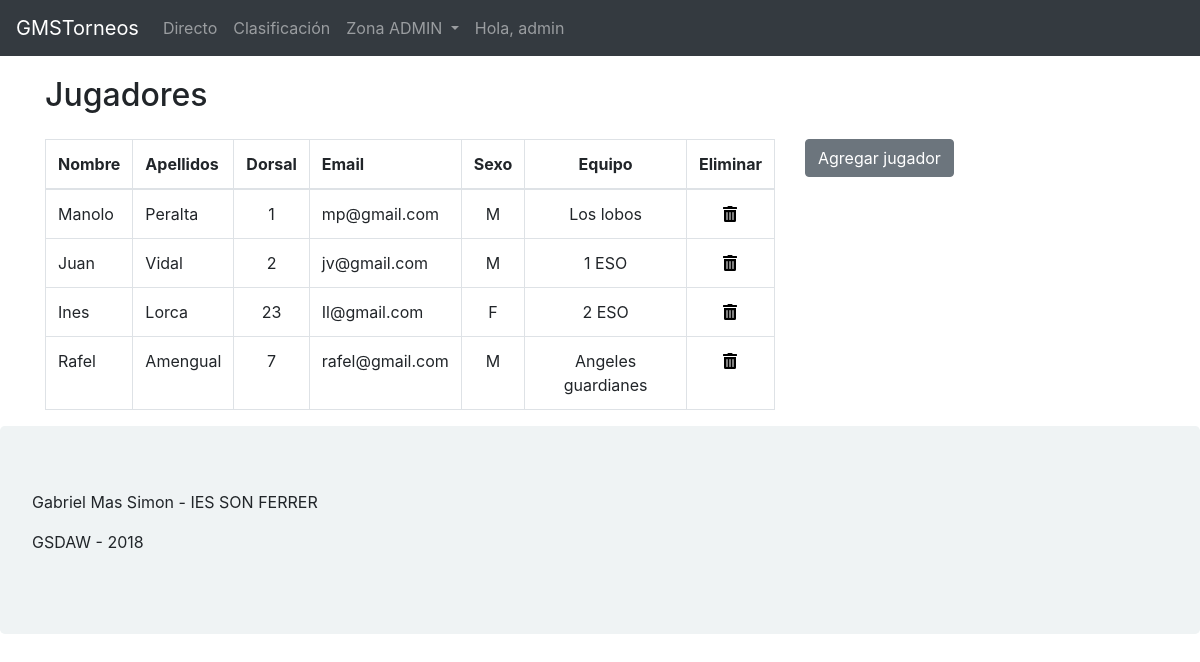
The app's page /index.php?controller=jugadores&action=view (signed in), older data.
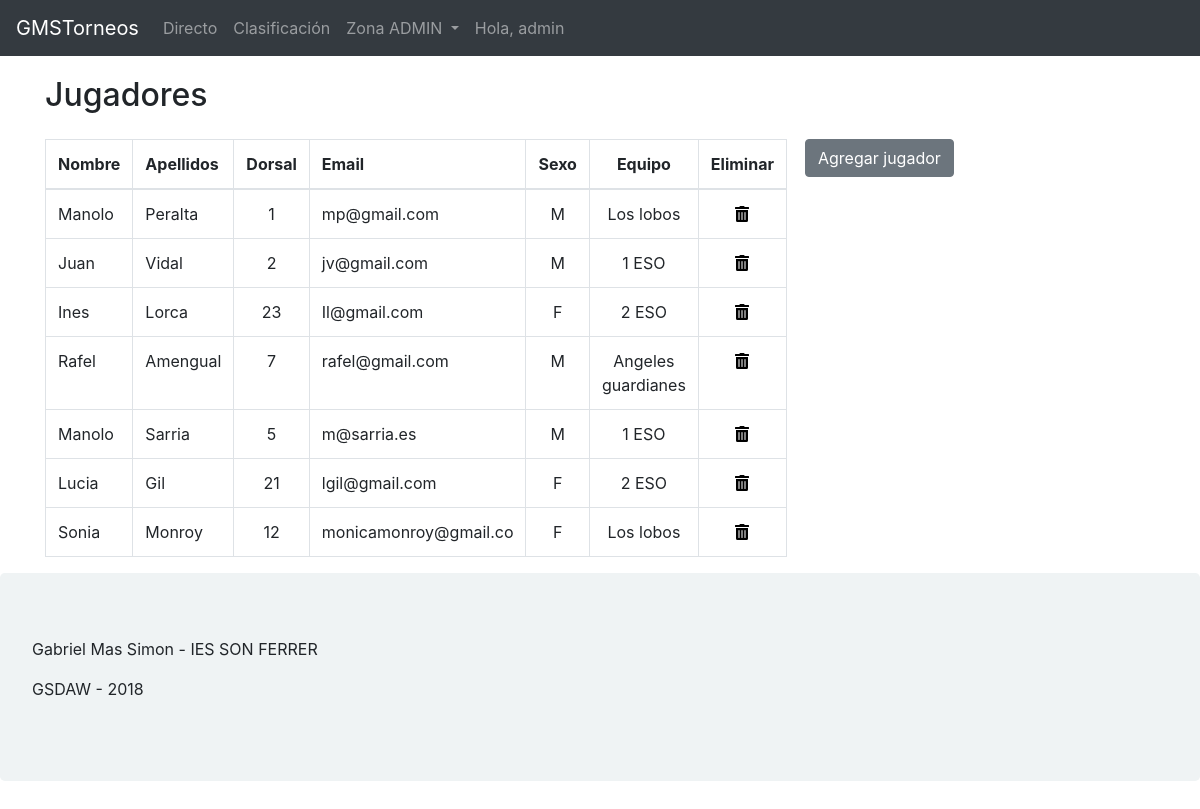
The same page, newer data.
### tables this page shows
CREATE TABLE `jugadores` (
  `id_jugador` int(10) NOT NULL,
  `nombre` varchar(20) NOT NULL,
  `apellidos` varchar(40) DEFAULT NULL,
  `email` varchar(40) DEFAULT NULL,
  `sexo` varchar(20) DEFAULT NULL,
  `dorsal` int(3) DEFAULT NULL,
  `id_equipo` int(10) DEFAULT NULL
);

CREATE TABLE `equipos` (
  `id_equipo` int(10) NOT NULL,
  `nombre` varchar(20) NOT NULL,
  `puntos` int(10) DEFAULT '0',
  `id_partido` int(10) DEFAULT NULL
);

### controllers/jugadores_controller.php (called while the page is built, shortened)
<?php
require_once("models/jugadores_model.php");
class jugadores_controller {
function view() {
  $jugador=new jugadores_model();
  $datos=$jugador->get_jugadores();
  require_once("views/jugadores_view.phtml");
}
}
?>

### db/db.php (called while the page is built)
<?php
class Conectar{
    public static function conexion(){
        $conexion=new mysqli("localhost", "user", "user", "torneosgms");
        $conexion->query("SET NAMES 'utf8'");
        return $conexion;
    }
}
?>

### models/jugadores_model.php (called while the page is built, shortened)
<?php
class jugadores_model{
private $db;
private $jugadores;
public function __construct(){
    $this->db=Conectar::conexion();
    $this->jugadores=array();
}
public function get_jugadores(){
    $consulta=$this->db->query("SELECT *,equipos.nombre as nombreequipo, jugadores.nombre as nombrejugador FROM jugadores JOIN equipos ON jugadores.id_equipo = equipos.id_equipo;");
    while($filas=$consulta->fetch_assoc()){
        $this->jugadores[]=$filas;
    }
    return $this->jugadores;
}
}
?>

### views/jugadores_view.phtml (the view, shortened to what this page needs)
<!DOCTYPE html>
<html lang="en">
<head>
</head>
<body>
  <?php include 'menu_view.phtml';?>
  <div class="container">
    <h2>Jugadores</h2>
    <div class="row">
      <div class="col-12 col-md-8 table-responsive">
        <table class="table table-bordered">
          <thead>
            <tr>
              <th>Nombre</th>
              <th>Apellidos</th>
              <th class='textoCentrado'>Dorsal</th>
              <th>Email</th>
              <th class='textoCentrado'>Sexo</th>
              <th class='textoCentrado'>Equipo</th>
              <th class='textoCentrado'>Eliminar</th>
            </tr>
          </thead>
          <tbody>
            <?php
                foreach ($datos as $dato) {
                     echo "
                     <tr>
                     <td>{$dato['nombrejugador']}
                     </td>
                     <td>
                     {$dato['apellidos']}
                     </td>
                     <td class='textoCentrado'>
                     {$dato['dorsal']}
                     </td>
                     <td>
                     {$dato['email']}
                     </td>
                     <td class='textoCentrado'>
                     {$dato['sexo']}
                     </td>
                     <td class='textoCentrado'>
                     {$dato['nombreequipo']}
                     </td>
                     <td class='textoCentrado'>
                     <a href=\"index.php?controller=jugadores&action=delete&id={$dato['id_jugador']}\"><i class='fas fa-trash-alt'></i></a>
                     </td>
                   </tr>";
                    }
            ?>
          </tbody>
        </table>
      </div>
      <div class="col-12 col-md-4">
        <button type="button" class="btn btn-secondary mb-3" data-toggle="modal" data-target="#myModal">
          Agregar jugador
        </button>
      </div>
    </div>
  </div>
  <footer>
    <?php include 'footer_view.html';?> </footer>
</body>
</html>

### index.php (shortened to what this page needs)
<?php
require_once("db/db.php");
require_once("controllers/jugadores_controller.php");
if (isset($_GET['controller']) && isset($_GET['action']) ) {
    if ($_GET['controller'] == "jugadores") {
      if ($_GET['action'] == "view") {
        $controller = new jugadores_controller();
        $controller->view();
      }
    }
} else {
    $controller = new torneos_controller();
    $controller->view();
}
?>

### views/menu_view.phtml (shortened to what this page needs)
<nav class="navbar navbar-expand-md bg-dark navbar-dark">
  <a class="navbar-brand" href="index.php">GMSTorneos</a>
  <div class="collapse navbar-collapse" id="collapsibleNavbar">
    <ul class="navbar-nav">
      <li class="nav-item">
        <a class="nav-link" href="index.php?controller=comentarios&action=view">Directo</a>
      </li>
      <li class="nav-item">
        <a class="nav-link" href="index.php?controller=equipos&action=view">Clasificación</a>
      </li>
      <?php if (isset ($_SESSION['usuario'])) { include 'menuAdmin_view.phtml'; } ?>
      <li class="nav-item">
        <a class="nav-link" href="#">
          <?php if (isset ($_SESSION['usuario'])) { echo "Hola, ".$_SESSION['usuario']; } ?>
        </a>
      </li>
    </ul>
  </div>
</nav>

### views/menuAdmin_view.phtml (shortened to what this page needs)
<li class="nav-item dropdown">
  <a class="nav-link dropdown-toggle" href="#" id="navbardrop" data-toggle="dropdown">
    Zona ADMIN
  </a>
</li>

### estilos.css (style rules this page uses)
a { text-decoration: none; color: black; }
table .textoCentrado { text-align: center; }
.textoCentrado { text-align: center; }
h2 { margin-top: 20px; margin-bottom: 25px; }
.jumbotron { background-color: #eff3f4 !important; }

Row changes from the older to the newer data that the page shows:
added jugadores: nombre "Manolo", apellidos "Sarria", dorsal "5", email "m@sarria.es", sexo "M", id_equipo.nombre "1 ESO"
added jugadores: nombre "Lucia", apellidos "Gil", dorsal "21", email "lgil@gmail.com", sexo "F", id_equipo.nombre "2 ESO"
added jugadores: nombre "Sonia", apellidos "Monroy", dorsal "12", email "monicamonroy@gmail.co", sexo "F", id_equipo.nombre "Los lobos"
